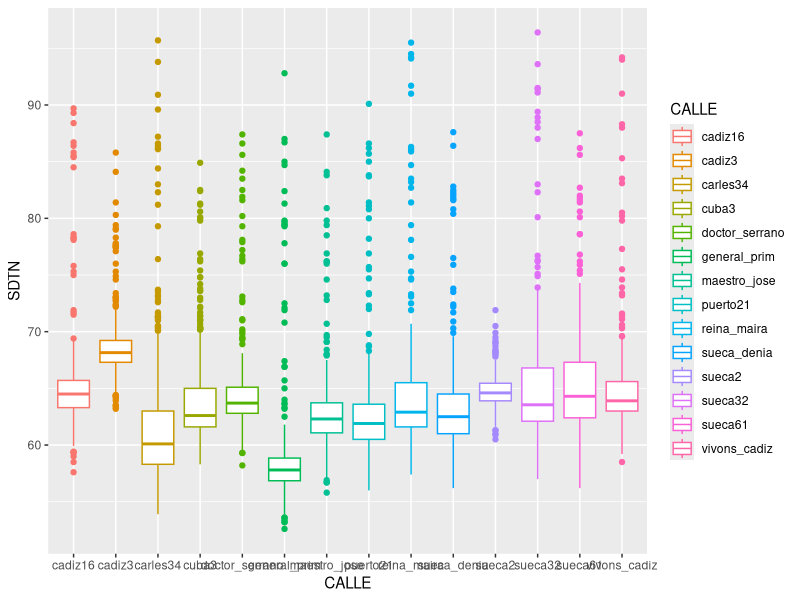
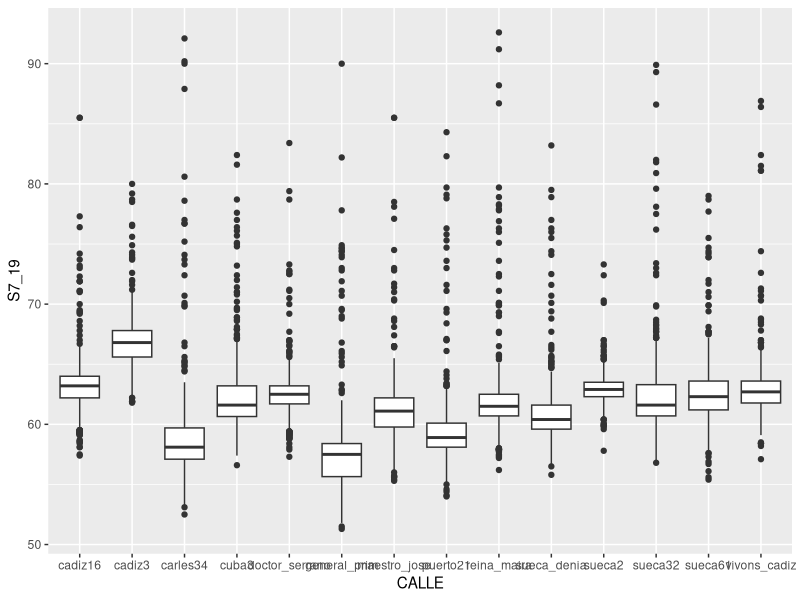
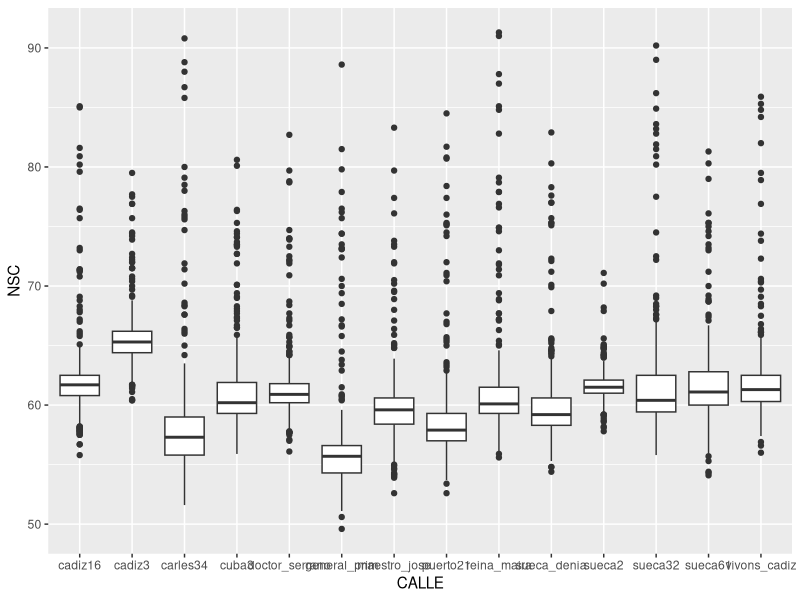
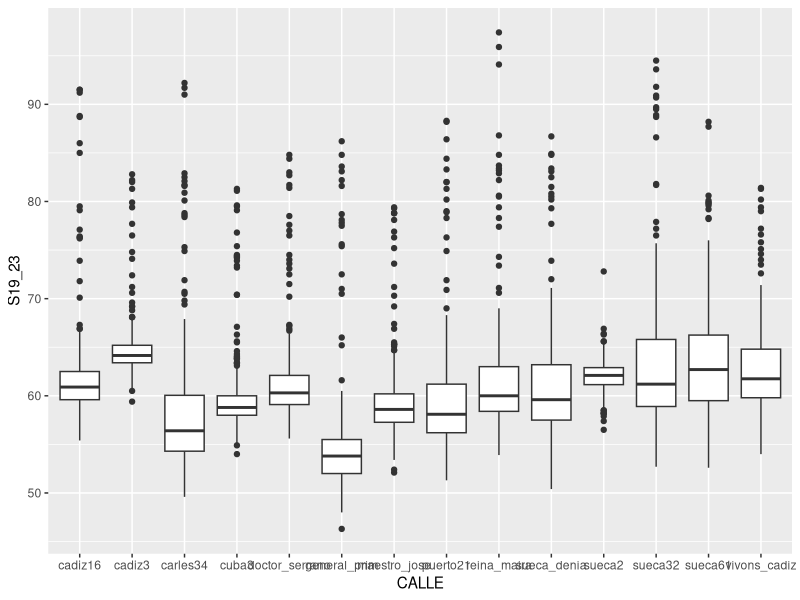
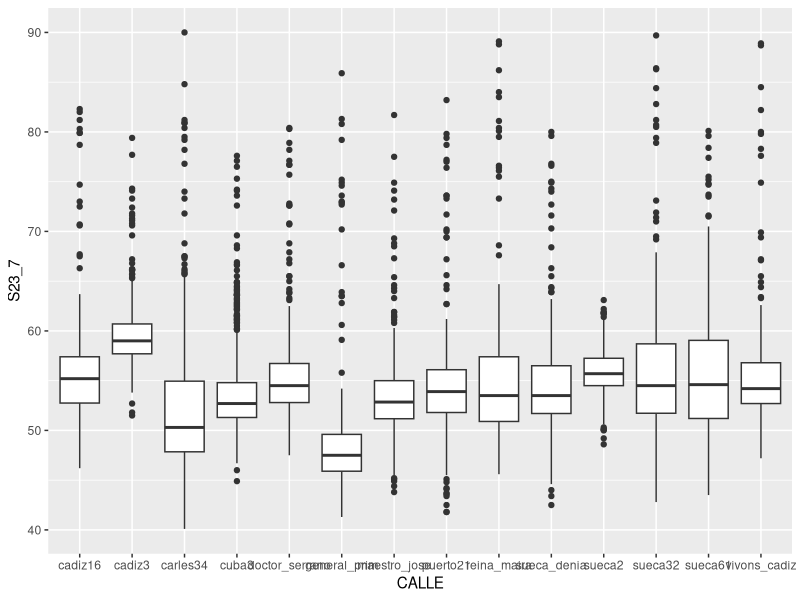
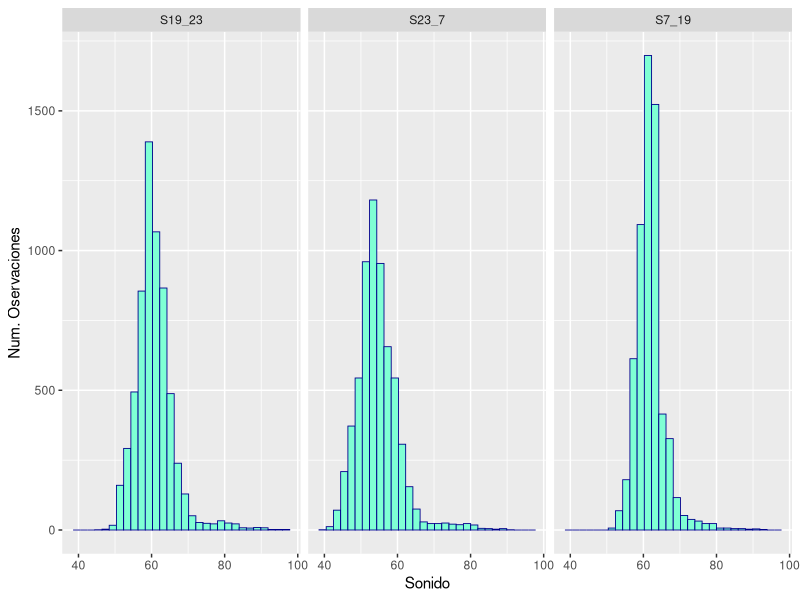

Recreate these plots in R, in order.
## ---- chunk 1


# CONFIGURACIÓN GENERAL
library(knitr)
options(width = 100)

# Opciones generales de los chucks. Se utilizarán salvo cambios en el chunk
opts_chunk$set(echo=F, message = F, error = F, warning = F, comment = NA, fig.align = 'center', dpi = 200, tidy = F, cache.path = '.cache/', fig.path = './figura/')

# Opciones generales de dígitos cuando se incluyen tablas
#options(xtable.type = 'html')
knit_hooks$set(inline = function(x) {
  
  if(is.numeric(x)) {
    round(x, getOption('digits'))
  } else {
    paste(as.character(x), collapse = ', ')
  }
})
#knit_hooks$set(plot = knitr:::hook_plot_html)
## ---- chunk 2

# Especificamos las librerías necesarias en esta lista

packages = c("tidyverse","knitr",'readr','lubridate','dplyr','tidyr', 'ggplot2')

#use this function to check if each package is on the local machine
#if a package is installed, it will be loaded
#if any are not, the missing package(s) will be installed and loaded
package.check <- lapply(packages, FUN = function(x) {
  if (!require(x, character.only = TRUE)) {
    install.packages(x, dependencies = TRUE,repos='http://cran.rediris.es')
  }
  library(x, character.only = TRUE)
})

#verify they are loaded
search()

## ---- chunk 3
#knitr::include_graphics("figure/logoETSE.png")
## ---- chunk 4
library(readr)
cadiz3 <- read_csv("data/cadiz3.csv", col_types = cols(dateObserved = col_date(format = "%Y-%m-%d")))
cadiz3 <- cadiz3 %>% mutate(calle = "cadiz3")
cadiz16 <- read_csv("data/cadiz16.csv", col_types = cols(dateObserved = col_date(format = "%Y-%m-%d")))
cadiz16 <- cadiz16 %>% mutate(calle = "cadiz16")
carles34 <- read_csv("data/carles34.csv", col_types = cols(dateObserved = col_date(format = "%Y-%m-%d")))
carles34 <- carles34 %>% mutate(calle = "carles34")
cuba3 <- read_csv("data/cuba3.csv", col_types = cols(dateObserved = col_date(format = "%Y-%m-%d")))
cuba3 <- cuba3 %>% mutate(calle = "cuba3")
doctor_serrano <- read_csv("data/doctor_serrano.csv", col_types = cols(dateObserved = col_date(format = "%Y-%m-%d")))
doctor_serrano <- doctor_serrano %>% mutate(calle = "doctor_serrano")
general_prim <- read_csv("data/general_prim.csv", col_types = cols(dateObserved = col_date(format = "%Y-%m-%d")))
general_prim <- general_prim %>% mutate(calle = "general_prim")
maestro_jose <- read_csv("data/maestro_jose.csv", col_types = cols(dateObserved = col_date(format = "%Y-%m-%d")))
maestro_jose <- maestro_jose %>% mutate(calle = "maestro_jose")
puerto21 <- read_csv("data/puerto21.csv", col_types = cols(dateObserved = col_date(format = "%Y-%m-%d")))
puerto21 <- puerto21 %>% mutate(calle = "puerto21")
reina_maria <- read_csv("data/reina_maria.csv", col_types = cols(dateObserved = col_date(format = "%Y-%m-%d")))
reina_maria <- reina_maria %>% mutate(calle = "reina_maira")
sueca2 <- read_csv("data/sueca2.csv", col_types = cols(dateObserved = col_date(format = "%Y-%m-%d")))
sueca2 <- sueca2 %>% mutate(calle = "sueca2")
sueca32 <- read_csv("data/sueca32.csv", col_types = cols(dateObserved = col_date(format = "%Y-%m-%d")))
sueca32 <- sueca32 %>% mutate(calle = "sueca32")
sueca61 <- read_csv("data/sueca61.csv", col_types = cols(dateObserved = col_date(format = "%Y-%m-%d")))
sueca61 <- sueca61 %>% mutate(calle = "sueca61")
sueca_denia <- read_csv("data/sueca-denia.csv", col_types = cols(dateObserved = col_date(format = "%Y-%m-%d")))
sueca_denia <- sueca_denia %>% mutate(calle = "sueca_denia")
vivons_cadiz <- read_csv("data/vivons_cadiz.csv", col_types = cols(dateObserved = col_date(format = "%Y-%m-%d")))
vivons_cadiz <- vivons_cadiz %>% mutate(calle = "vivons_cadiz")


## ---- chunk 5
library(dplyr)
sonido_tidy<-bind_rows(cadiz16,cadiz3,carles34,cuba3,doctor_serrano,general_prim
                       ,maestro_jose,puerto21,reina_maria,sueca_denia,sueca2,
                       sueca32,sueca61,vivons_cadiz)

sonido_tidy <- sonido_tidy %>% select(6:12)
head(sonido_tidy)
tail(sonido_tidy)
## ---- chunk 6
variables <- c("NSC", "S7_19", "SDTN", "S19_23", "S23_7",  "Fecha", "CALLE")
names(sonido_tidy) <- variables
summary(sonido_tidy)
## ---- chunk 7
sonido_tidy%>% filter(S19_23 == Inf|S7_19 == Inf) 
## ---- chunk 8
maximo<- sonido_tidy%>% filter(CALLE == 'cadiz16'& S19_23 != Inf) %>% select(S19_23) %>% max()
sonido_tidy$S19_23[sonido_tidy$S19_23==Inf]<- maximo
maximo<- sonido_tidy%>% filter(CALLE == 'maestro_jose'& S7_19 != Inf) %>% select(S7_19) %>% max()
sonido_tidy$S7_19[sonido_tidy$S7_19==Inf]<- maximo
## ---- chunk 9
ggplot(sonido_tidy, aes(x = CALLE, y = SDTN,col = CALLE)) + geom_boxplot()
ggplot(sonido_tidy, aes(x = CALLE, y = S7_19)) + geom_boxplot()
ggplot(sonido_tidy, aes(x = CALLE, y = NSC)) + geom_boxplot()
ggplot(sonido_tidy, aes(x = CALLE, y = S19_23)) + geom_boxplot()
ggplot(sonido_tidy, aes(x = CALLE, y = S23_7)) + geom_boxplot()
sonido_tidy %>% select(S7_19,S19_23,S23_7) %>% pivot_longer(names_to = 'horas', values_to = 'sonido',S7_19:S23_7) %>% group_by(horas) %>%  ggplot(aes(x = sonido)) +
  geom_histogram(fill = "aquamarine", colour = "darkblue", size = .3) +
  scale_y_continuous( name = "Num. Oservaciones" ) +
  scale_x_continuous( name = "Sonido" ) +
  facet_wrap(~horas)
## ---- chunk 10
sonido_tidy %>% select(NSC:S23_7)  %>% pivot_longer(names_to =  'tipo',values_to= 'sonido',NSC:S23_7) %>% group_by(tipo) %>% summarise_at(vars(sonido),list(min=min, max=max, med=mean , mediana=median,sd=sd))
